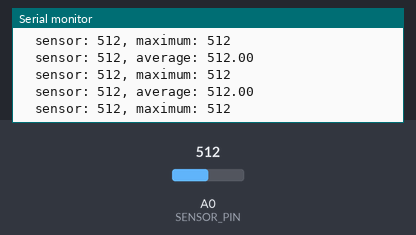
The sketch below on a simulated Arduino Uno, built with avr-gcc and run on an emulated ATmega328P. On the bench: the last lines printed to the serial monitor. The test bench sets the inputs (shaded band); at power-on: A0 (SENSOR_PIN) = 512.

Above: at 2.8 s.
2.9 s: A0 (SENSOR_PIN) set to 122
At 3.7 s:
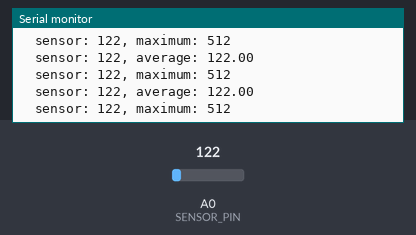
5.9 s: A0 (SENSOR_PIN) set to 115
At 6.4 s:
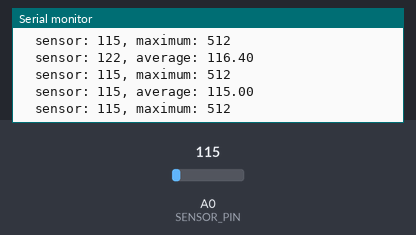
Timing chart, 0 to 8.9 s (numbered marks = the images above; inputs shaded):
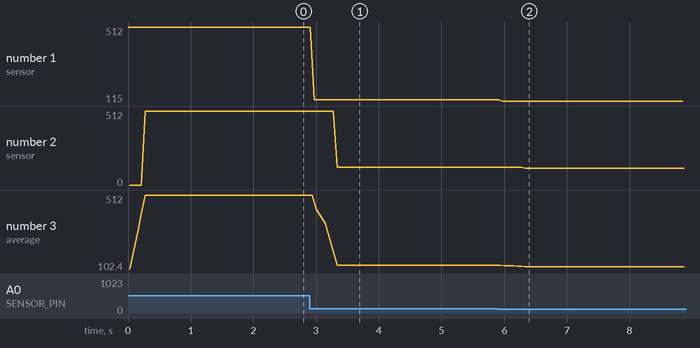

The sketch:

ArduinoTriggerTest.ino
```cpp
// (licence header left out)
// ##################################################### preliminary definitions
#define MIDI_NOTE_ON    0x90
#define MIDI_NOTE_OFF   0x80

#define MIDI_BAUD       31250
#define SERIAL_BAUD     9600

// Midi channel (Arturia DrumBrute)
#define MIDI_CHANNEL    10

// Arturia DrumBrute Midi map
#define DB_KICK1        0x24
#define DB_KICK2        0x25
#define DB_SNARE        0x26
#define DB_CLAP         0x27
#define DB_RIM          0x28
#define DB_CLAVES       0x29
#define DB_CLHAT        0x2a
#define DB_OPHAT        0x2b
#define DB_CONGAH       0x2c
#define DB_TOMH         0x2d
#define DB_CONGAL       0x2e
#define DB_TOML         0x2f
#define DB_CYMBAL       0x30
#define DB_REVCYMBAL    0x31
#define DB_MARACAS      0x32
#define DB_TAMB         0x33
#define DB_ZAP          0x34


// ############################################# adjust the following parameters
#define SENSOR_PIN A0

#define AVERAGE 5           // number of last measurements to average over

#define THRESHOLD 25        // threshold for sensor readings

#define MAX_VALUE 800       // clip sensor values at MAX_VALUE

#define COOLDOWN 50         // time until next note can be fired (in millis)


int sensorValues[AVERAGE];  // array of last sensor measurements
unsigned int writePos;      // write position of next sensor measurement

float currValue;            // current average over sensor measuruments
float prevValue;            // previous average over sensor measuruments

bool noteReady;             // indicates that next note can be triggered

unsigned long lasttime;     // save time of last note trigger

unsigned int maxValue;      // check maximum sensor values


// ####################################################################### setup
void setup() {
  int i;

  // initialize variables
  for (i = 0; i < AVERAGE; i++) {
    sensorValues[i] = 0;
  }
  writePos = 0;
  currValue = 0.0;
  prevValue = 0.0;
  lasttime = 0;
  maxValue = 0;
  noteReady = false;

  Serial.begin(SERIAL_BAUD);
}


// ######################################################################## loop
void loop() {
  int i, sensorValue;
  char output[32];

  sensorValue = analogRead(SENSOR_PIN);             // read sensor
  sensorValues[writePos] = sensorValue;
  writePos = (writePos + 1) % AVERAGE;              // advance write position

  if (maxValue < sensorValue)
    maxValue = sensorValue;
  sprintf(output, "  sensor: %d, maximum: %d", sensorValue, maxValue);
  Serial.println(output);

  unsigned int sum = 0;                             // compute average
  for (i = 0; i < AVERAGE; i++) {
    sum += sensorValues[i];
  }
  currValue = sum / (float) AVERAGE;

  // filter measurements below threshold
  if (currValue > THRESHOLD) {

    sprintf(output, "  sensor: %d, average: %d.%02d", sensorValues[writePos],
                             (int)currValue, (unsigned int)(currValue*100)%100);
    Serial.println(output);

    // fire only on peak after rising values
    if (currValue >= prevValue) {
      noteReady = true;
    } else {
      if (noteReady) {
        if (lasttime + COOLDOWN < millis()) {

        noteOn(DB_CLAP, velocityMap(prevValue));  //note_on
        noteOff(DB_CLAP);                         //note_off

        lasttime = millis();
        noteReady = false;
        }
      }
    }

    prevValue = currValue;
  }
}


// ####################################################### function declarations

// map sensor value on range 0 to MAX_VALUE
int velocityMap(float value) {
  char output[32];
  int result;

  if (value >= MAX_VALUE) {
    result = 127;
  }
  float percent = value / (float) MAX_VALUE;
  result = (int) (percent * 127 + 0.5);

  sprintf(output, "  velocity map %d.%02d to %d", (int)value,
                            (unsigned int)(value*100)%100, result);
  Serial.println(output);

  return result;
}

// send Midi note on command
void noteOn(int pitch, int velocity) {
  char output[32];
  sprintf(output, "MIDI note %x on, velocity: %d", pitch, velocity);
  Serial.println(output);

/*  // remove other serial oputput and change baud rate when sending Midi signals
  int cmd = MIDI_NOTE_ON + MIDI_CHANNEL - 1;
  Serial.write(cmd);
  Serial.write(pitch);
  Serial.write(velocity);
*/
}

// send Midi note off command
void noteOff(int pitch) {
  char output[32];
  sprintf(output, "MIDI note %x off", pitch);
  Serial.println(output);

/*  // remove other serial oputput and change baud rate when sending Midi signals
  int cmd = MIDI_NOTE_OFF + MIDI_CHANNEL - 1;
  int velocity = 0x00;
  Serial.write(cmd);
  Serial.write(pitch);
  Serial.write(velocity);
*/
}
```

Measured:
- after the input at 2.9 s, the serial monitor: prints a new line after 0.07 s (image 1)
- after the input at 5.9 s, the serial monitor: prints a new line after 0.07 s (image 2)
- plotted number 1: 512 → 122 after the input at 2.9 s, 122 → 115 after the input at 5.9 s
- plotted number 2: 512 → 122 after the input at 2.9 s, 122 → 115 after the input at 5.9 s
- plotted number 3: 512 → 122 after the input at 2.9 s, 122 → 115 after the input at 5.9 s
